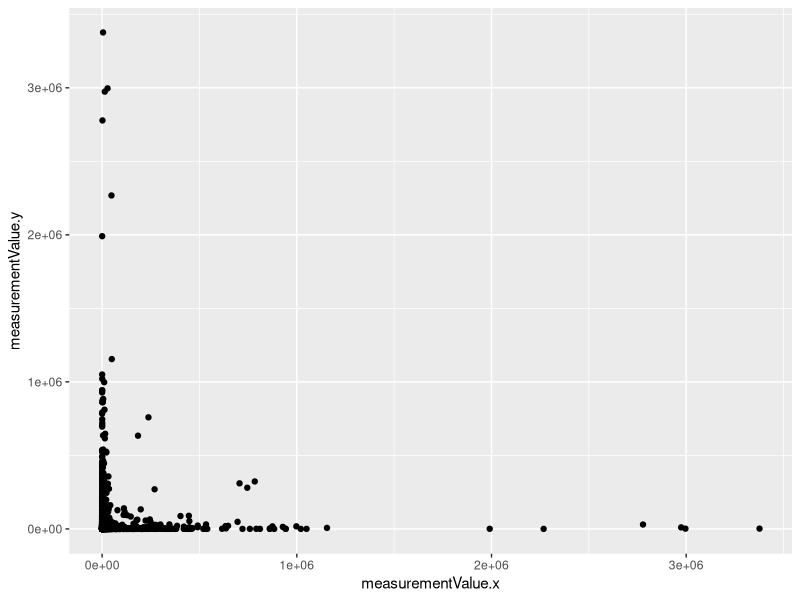

Source code (R):
## ---- chunk 1
library(tidyverse) 
library(here)
## ---- chunk 2
#Upload two different versions

micro_1 <- read_csv(here("output_obis_format", "OBIS_flat_qu39_2016-2020_v2021-05-11.csv"))

micro_2 <- read_csv(here("output_files", "OBIS_format_flat.csv"))
## ---- chunk 3

#filtering two data sets so have same date range

micro_1 <- micro_1 %>% 
  filter(date > "2016-01-01" & date < "2019-01-01") %>% 
  arrange(date, occurrenceID) %>% 
  mutate(rn = row_number())

micro_2 <- micro_2 %>% 
  filter(date > "2016-01-01" & date < "2019-01-01") %>% 
  arrange(date, occurrenceID) %>% 
  mutate(rn = row_number())

all.equal(micro_1, micro_2)

compare <- micro_1 %>% 
  full_join(micro_2, by = "rn")

compare <- compare %>% 
  mutate(value_test = measurementValue.x == measurementValue.y,
         name_test = scientificName.x == scientificName.y,
         event_test = eventID.x == eventID.y) 

compare_value <- compare %>% 
  filter(value_test = FALSE)

compare_name <- compare %>% 
  filter(name_test = FALSE)

compare_event <- compare %>% 
  filter(event_test = FALSE)
## ---- chunk 4
compare %>% 
ggplot(aes(measurementValue.x, measurementValue.y)) +
  geom_point()
